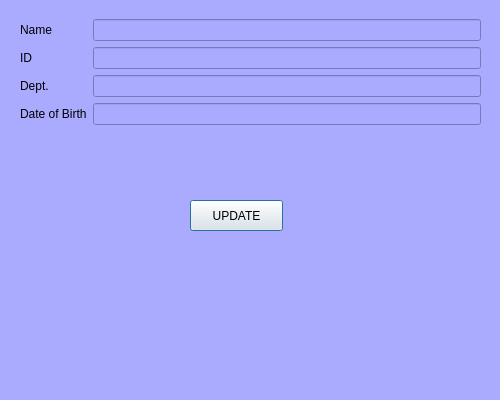
<?xml version="1.0" encoding="UTF-8"?>
<ui version="4.0">
 <class>Update</class>
 <widget class="QDialog" name="Update">
  <property name="geometry">
   <rect>
    <x>0</x>
    <y>0</y>
    <width>500</width>
    <height>400</height>
   </rect>
  </property>
  <property name="maximumSize">
   <size>
    <width>500</width>
    <height>400</height>
   </size>
  </property>
  <property name="windowTitle">
   <string>Dialog</string>
  </property>
  <property name="styleSheet">
   <string notr="true">background-color:rgb(170, 170, 255);</string>
  </property>
  <widget class="QWidget" name="formLayoutWidget">
   <property name="geometry">
    <rect>
     <x>20</x>
     <y>19</y>
     <width>461</width>
     <height>171</height>
    </rect>
   </property>
   <layout class="QFormLayout" name="formLayout">
    <item row="0" column="0">
     <widget class="QLabel" name="label">
      <property name="text">
       <string>Name</string>
      </property>
     </widget>
    </item>
    <item row="0" column="1">
     <widget class="QLineEdit" name="txtName"/>
    </item>
    <item row="1" column="0">
     <widget class="QLabel" name="label_2">
      <property name="text">
       <string>ID</string>
      </property>
     </widget>
    </item>
    <item row="1" column="1">
     <widget class="QLineEdit" name="txtId"/>
    </item>
    <item row="2" column="0">
     <widget class="QLabel" name="label_3">
      <property name="text">
       <string>Dept.</string>
      </property>
     </widget>
    </item>
    <item row="2" column="1">
     <widget class="QLineEdit" name="txtDept"/>
    </item>
    <item row="3" column="0">
     <widget class="QLabel" name="label_4">
      <property name="text">
       <string>Date of Birth</string>
      </property>
     </widget>
    </item>
    <item row="3" column="1">
     <widget class="QLineEdit" name="txtBirth"/>
    </item>
   </layout>
  </widget>
  <widget class="QPushButton" name="updateBtn">
   <property name="geometry">
    <rect>
     <x>190</x>
     <y>200</y>
     <width>93</width>
     <height>31</height>
    </rect>
   </property>
   <property name="styleSheet">
    <string notr="true">background:none;</string>
   </property>
   <property name="text">
    <string>UPDATE</string>
   </property>
  </widget>
 </widget>
 <resources/>
 <connections/>
</ui>
